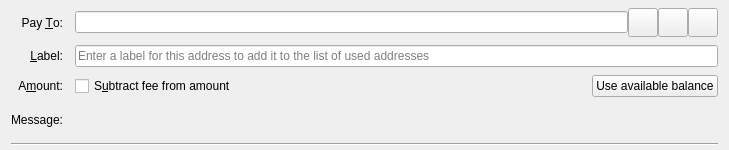
<?xml version="1.0" encoding="UTF-8"?>
<ui version="4.0">
 <class>SendCoinsEntry</class>
 <widget class="QWidget" name="SendCoinsEntry">
  <property name="geometry">
   <rect>
    <x>0</x>
    <y>0</y>
    <width>729</width>
    <height>150</height>
   </rect>
  </property>
  <property name="focusPolicy">
   <enum>Qt::TabFocus</enum>
  </property>
  <property name="autoFillBackground">
   <bool>false</bool>
  </property>
  <layout class="QGridLayout" name="gridLayout">
   <property name="topMargin">
    <number>8</number>
   </property>
   <property name="bottomMargin">
    <number>4</number>
   </property>
   <property name="horizontalSpacing">
    <number>12</number>
   </property>
   <property name="verticalSpacing">
    <number>8</number>
   </property>
   <item row="0" column="0">
    <widget class="QLabel" name="payToLabel">
     <property name="text">
      <string>Pay &amp;To:</string>
     </property>
     <property name="alignment">
      <set>Qt::AlignRight|Qt::AlignTrailing|Qt::AlignVCenter</set>
     </property>
     <property name="buddy">
      <cstring>payTo</cstring>
     </property>
    </widget>
   </item>
   <item row="0" column="1">
    <layout class="QHBoxLayout" name="payToLayout">
     <property name="spacing">
      <number>0</number>
     </property>
     <item>
      <widget class="QValidatedLineEdit" name="payTo">
       <property name="toolTip">
        <string>The OwnCrew address to send the payment to</string>
       </property>
      </widget>
     </item>
     <item>
      <widget class="QToolButton" name="addressBookButton">
       <property name="toolTip">
        <string>Choose previously used address</string>
       </property>
       <property name="text">
        <string/>
       </property>
       <property name="icon">
        <iconset resource="../owncrew.qrc">
         <normaloff>:/icons/address-book</normaloff>:/icons/address-book</iconset>
       </property>
       <property name="iconSize">
        <size>
         <width>22</width>
         <height>22</height>
        </size>
       </property>
       <property name="shortcut">
        <string>Alt+A</string>
       </property>
      </widget>
     </item>
     <item>
      <widget class="QToolButton" name="pasteButton">
       <property name="toolTip">
        <string>Paste address from clipboard</string>
       </property>
       <property name="text">
        <string/>
       </property>
       <property name="icon">
        <iconset resource="../owncrew.qrc">
         <normaloff>:/icons/editpaste</normaloff>:/icons/editpaste</iconset>
       </property>
       <property name="iconSize">
        <size>
         <width>22</width>
         <height>22</height>
        </size>
       </property>
       <property name="shortcut">
        <string>Alt+P</string>
       </property>
      </widget>
     </item>
     <item>
      <widget class="QToolButton" name="deleteButton">
       <property name="toolTip">
        <string>Remove this entry</string>
       </property>
       <property name="text">
        <string/>
       </property>
       <property name="icon">
        <iconset resource="../owncrew.qrc">
         <normaloff>:/icons/remove</normaloff>:/icons/remove</iconset>
       </property>
       <property name="iconSize">
        <size>
         <width>22</width>
         <height>22</height>
        </size>
       </property>
      </widget>
     </item>
    </layout>
   </item>
   <item row="1" column="0">
    <widget class="QLabel" name="labellLabel">
     <property name="text">
      <string>&amp;Label:</string>
     </property>
     <property name="alignment">
      <set>Qt::AlignRight|Qt::AlignTrailing|Qt::AlignVCenter</set>
     </property>
     <property name="buddy">
      <cstring>addAsLabel</cstring>
     </property>
    </widget>
   </item>
   <item row="1" column="1">
    <widget class="QLineEdit" name="addAsLabel">
     <property name="toolTip">
      <string>Enter a label for this address to add it to the list of used addresses</string>
     </property>
     <property name="placeholderText">
      <string>Enter a label for this address to add it to the list of used addresses</string>
     </property>
    </widget>
   </item>
   <item row="2" column="0">
    <widget class="QLabel" name="amountLabel">
     <property name="text">
      <string>A&amp;mount:</string>
     </property>
     <property name="alignment">
      <set>Qt::AlignRight|Qt::AlignTrailing|Qt::AlignVCenter</set>
     </property>
     <property name="buddy">
      <cstring>payAmount</cstring>
     </property>
    </widget>
   </item>
   <item row="2" column="1">
    <layout class="QHBoxLayout" name="horizontalLayoutAmount" stretch="0,1,0">
     <item>
      <widget class="OwnCrewAmountField" name="payAmount" native="true">
       <property name="toolTip">
        <string>The amount to send in the selected unit</string>
       </property>
      </widget>
     </item>
     <item>
      <widget class="QCheckBox" name="checkboxSubtractFeeFromAmount">
       <property name="toolTip">
        <string>The fee will be deducted from the amount being sent. The recipient will receive less owncrews than you enter in the amount field. If multiple recipients are selected, the fee is split equally.</string>
       </property>
       <property name="text">
        <string>S&amp;ubtract fee from amount</string>
       </property>
      </widget>
     </item>
     <item>
      <widget class="QPushButton" name="useAvailableBalanceButton">
       <property name="text">
        <string>Use available balance</string>
       </property>
      </widget>
     </item>
    </layout>
   </item>
   <item row="3" column="0">
    <widget class="QLabel" name="messageLabel">
     <property name="text">
      <string>Message:</string>
     </property>
     <property name="alignment">
      <set>Qt::AlignRight|Qt::AlignTrailing|Qt::AlignVCenter</set>
     </property>
    </widget>
   </item>
   <item row="3" column="1">
    <widget class="QLabel" name="messageTextLabel">
     <property name="toolTip">
      <string>A message that was attached to the owncrew: URI which will be stored with the transaction for your reference. Note: This message will not be sent over the OwnCrew network.</string>
     </property>
     <property name="textFormat">
      <enum>Qt::PlainText</enum>
     </property>
    </widget>
   </item>
   <item row="4" column="0" colspan="2">
    <widget class="Line" name="line">
     <property name="orientation">
      <enum>Qt::Horizontal</enum>
     </property>
    </widget>
   </item>
  </layout>
 </widget>
 <customwidgets>
  <customwidget>
   <class>QValidatedLineEdit</class>
   <extends>QLineEdit</extends>
   <header>qt/qvalidatedlineedit.h</header>
  </customwidget>
  <customwidget>
   <class>OwnCrewAmountField</class>
   <extends>QWidget</extends>
   <header>qt/owncrewamountfield.h</header>
   <container>1</container>
  </customwidget>
 </customwidgets>
 <tabstops>
  <tabstop>payTo</tabstop>
  <tabstop>addressBookButton</tabstop>
  <tabstop>pasteButton</tabstop>
  <tabstop>deleteButton</tabstop>
  <tabstop>addAsLabel</tabstop>
  <tabstop>payAmount</tabstop>
 </tabstops>
 <resources>
  <include location="../owncrew.qrc"/>
 </resources>
 <connections/>
</ui>
